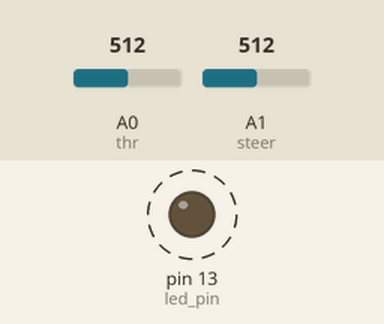
Simulated run of this sketch. Board: Arduino Uno, built with avr-gcc and run on an emulated ATmega328P. On the bench: output pins drawn as LEDs (lit = HIGH). Dashed ring = blinking. The test bench sets the inputs (shaded band); at power-on: A0 (thr) = 512, A1 (steer) = 512. No radio packets arrive unless stated; what the sketch prints to the serial monitor is not drawn.

Above: at 0.3 s.
Timing chart, 0 to 3.0 s (numbered marks = the images above):
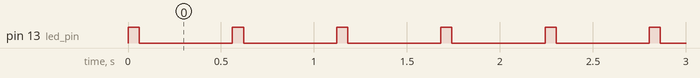

The sketch:

out.ino
```cpp
#include <VirtualWire.h>

const int led_pin = 13; // Пин светодиода
const int transmit_pin = 12; // Пин подключения передатчика
const int thr = A0; //Пин акк
const int steer = A1; //Пин управления

void setup()
{
  vw_set_tx_pin(transmit_pin);
  vw_setup(2000);       // Скорость передачи (Бит в секунду)
  Serial.begin(9600);
  Serial.println("Engine powering up");
  pinMode(led_pin, OUTPUT);
  pinMode(transmit_pin, OUTPUT);
  pinMode(thr, INPUT);
  pinMode(steer, INPUT);
}

void loop()
{

  int thrt,ster;
  char msg[4];
  thrt = analogRead(thr); // Чтение скорости
  ster = analogRead(steer); // Чтение поворота
  Serial.println(ster);
  //Throttle
  if (thrt > 255) { // Разбить на байты
  msg[1] = byte(thrt);
  msg[0] = byte(thrt >> 8);
  }
  else { //Назначить код если только младший байт
  msg[1] = byte(thrt);
  msg[0] = 4;
  } //Назначить код если 0 байт
  if (thrt == 0) {
  msg[1] = 1;
  msg[0] = 5;
  }
  //Steering
  if (ster > 255) { // Разбить на байты
  msg[3] = byte(ster);
  msg[2] = byte(ster >> 8);
  }
  else { //Назначить код если только младший байт
  msg[3] = byte(ster);
  msg[2] = 4;
  } //Назначить код если 0 байт
  if (ster == 0) {
  msg[3] = 1;
  msg[2] = 5;
  }
  digitalWrite(led_pin, HIGH); // Зажигаем светодиод в начале передачи
  vw_send((uint8_t *)msg, strlen(msg)); // Отправка сообщения
  vw_wait_tx(); // Ожидаем окончания отправки сообщения
  digitalWrite(led_pin, LOW); // Гасим светодиод в конце передачи
  delay(500); // Пауза 0.5 секунды
}
```

Measured:
- by itself, pin 13 (led_pin): alternates HIGH for 0.06 s and LOW for 0.50 s
